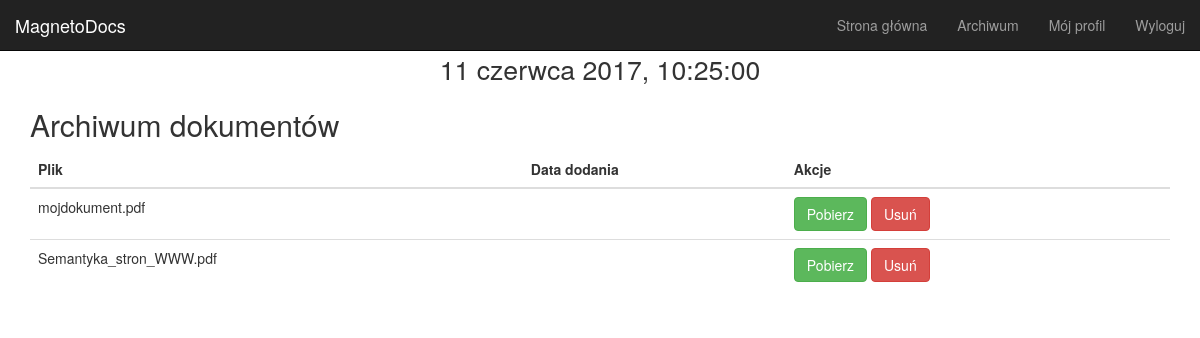
Page /archives/ (signed in) on the committed database.
### main_app/models.py (models this page shows)
class Documents(models.Model):
    owner = models.ForeignKey(User, on_delete=models.CASCADE, verbose_name="właściciel")
    file = models.FileField(upload_to=user_directory_path, verbose_name="plik")
    timestamp = models.DateTimeField(default=timezone.now)
    hash = models.CharField(max_length=64, unique=True, db_index=True)
    def filename(self):
        return os.path.basename(self.file.name)

### main_app/views.py (the view)
# urls.py: url(r'^archives/$', views.archives, name='archives'),
@login_required
def archives(request):
    docs = Documents.objects.filter(owner=request.user)
    data = {
        "docs": docs,
        "user": request.user,
        "MEDIA_URL": MEDIA_URL
    }
    return render(request, 'main_app/archives.html', data)

### main_app/templates/main_app/archives.html
{% extends 'main_app/base.html' %}
{% block middle %}
    <div class="row">
        <div class="container">
            <h2>Archiwum dokumentów</h2>
                <table class="table table-hover">
                    <thead>
                        <tr>
                            <th>Plik</th>
                            <th>Data dodania</th>
                            <th>Akcje</th>
                        </tr>
                    </thead>
                    <tbody>
                        {% for doc in docs %}
                            <tr>
                                <td>{{ doc.filename }}</td>
                                <td>{{ doc.date }}</td>
                                <td>
                                    <a href="{{ MEDIA_URL }}{{ doc.file.name }}" class="btn btn-success">Pobierz</a>
                                    <a href="{% url 'main_app:delete_file' doc.id %}" class="btn btn-danger">Usuń</a>
                                </td>
                            </tr>
                        {% endfor %}
                    </tbody>
                </table>
        </div>
    </div>
{% endblock %}

### main_app/static/main_app/css/base.css (style rules this page uses)
body { padding-top: 50px; background-color: rgba(255, 255, 255, 0); }

### rows in the picture
Documents: filename "mojdokument.pdf"
Documents: filename "Semantyka_stron_WWW.pdf"
